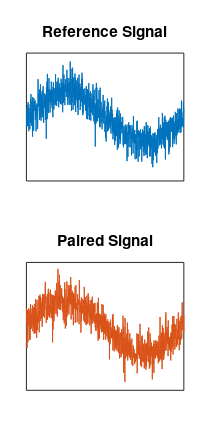
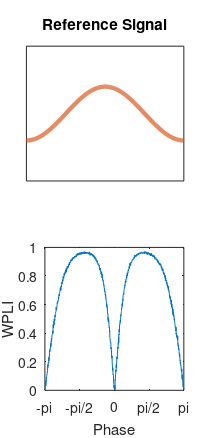

The MATLAB source for these figures, in order:
%% PLI Example

t = 0:2*pi/1000:(2*pi-2*pi/1000);

s = sin(t)';

s2 = [];
for ii = 1:1000
    
    s2(:,ii) = circshift(s,ii-1);
    
end % END FOR


s3 = repmat(s2,10,1);
ss = repmat(s,10,1000);

noise1 = randn(10000,1000)./2.5;
noise2 = randn(10000,1000)./2.5;

s3 = s3+noise1;
ss = ss+noise2;

% plot(t,sin(t))
%%
figure(1)
subplot(2,1,1)

plot(ss(1:1000,1))
box on
ylim([-2.5,2.5]);

title('Reference Signal')
xlim([1,1000])
set(gca, 'XTick', [])
set(gca, 'YTick', [])

subplot(2,1,2)

plot(s3(1:1000,1), 'color',[0.8500    0.3250    0.0980])
box on
ylim([-2.5,2.5]);

title('Paired Signal')
xlim([1,1000])
set(gca, 'XTick', [])
set(gca, 'YTick', [])


pos = [7.0729    5.7917    2.0313    4.3854];

set(gcf, 'Units', 'Inches')
set(gcf, 'position', pos)
set(gcf, 'paperposition', pos)

%%

figure(3)
subplot(2,1,1)

plot(circshift(s(1:1000,1),250), 'linewidth', 3,'color',[0.8500    0.3250    0.0980])
box on
ylim([-2.5,2.5]);

title('Reference Signal')
xlim([1,1000])
set(gca, 'XTick', [])
set(gca, 'YTick', [])

subplot(2,1,2)

plot(circshift(s(1:1000,1),500), 'color',[0.8500    0.3250    0.0980],'linewidth', 3)
box on
ylim([-2.5,2.5]);

title('Paired Signal')
xlim([1,1000])
set(gca, 'XTick', [])
set(gca, 'YTick', [])


pos = [7.0729    5.7917    2.0313    4.3854];

set(gcf, 'Units', 'Inches')
set(gcf, 'position', pos)
set(gcf, 'paperposition', pos)

%% Find Instantaneous Phase

sPhase = atan2(imag(hilbert(s3)),s3);

sOrig = atan2(imag(hilbert(ss)),ss);

deltaPhi = sOrig - sPhase;
deltaPhi(deltaPhi < -pi) = deltaPhi(deltaPhi < -pi) + 2*pi;
deltaPhi(deltaPhi >  pi) = deltaPhi(deltaPhi >  pi) - 2*pi;

deltaPhi2 = deltaPhi;
% 
% deltaPhi2(deltaPhi2 < -pi/2) = deltaPhi2(deltaPhi2 < -pi/2) + pi/2;
% deltaPhi2(deltaPhi2 >  pi/2) = deltaPhi2(deltaPhi2 >  pi/2) - pi/2;

p = abs(mean(abs(deltaPhi).*sign(deltaPhi),1))'./mean(abs(deltaPhi),1)';
% p = abs(mean(sign(deltaPhi)));

pPlot = circshift(p,floor(length(p)/2));
phasePlot =linspace(-pi,pi,length(p));

figure(3)

plot(phasePlot,pPlot)
% ylim([0,1])
xlim([-pi,pi+eps])

set(gca, 'XTick', [-pi, -pi/2, 0, pi/2, pi])
str={'-pi';'-pi/2';'0';'pi/2';'pi'};
set(gca,'xticklabel',str)

xlabel('Phase')
ylabel('WPLI')


